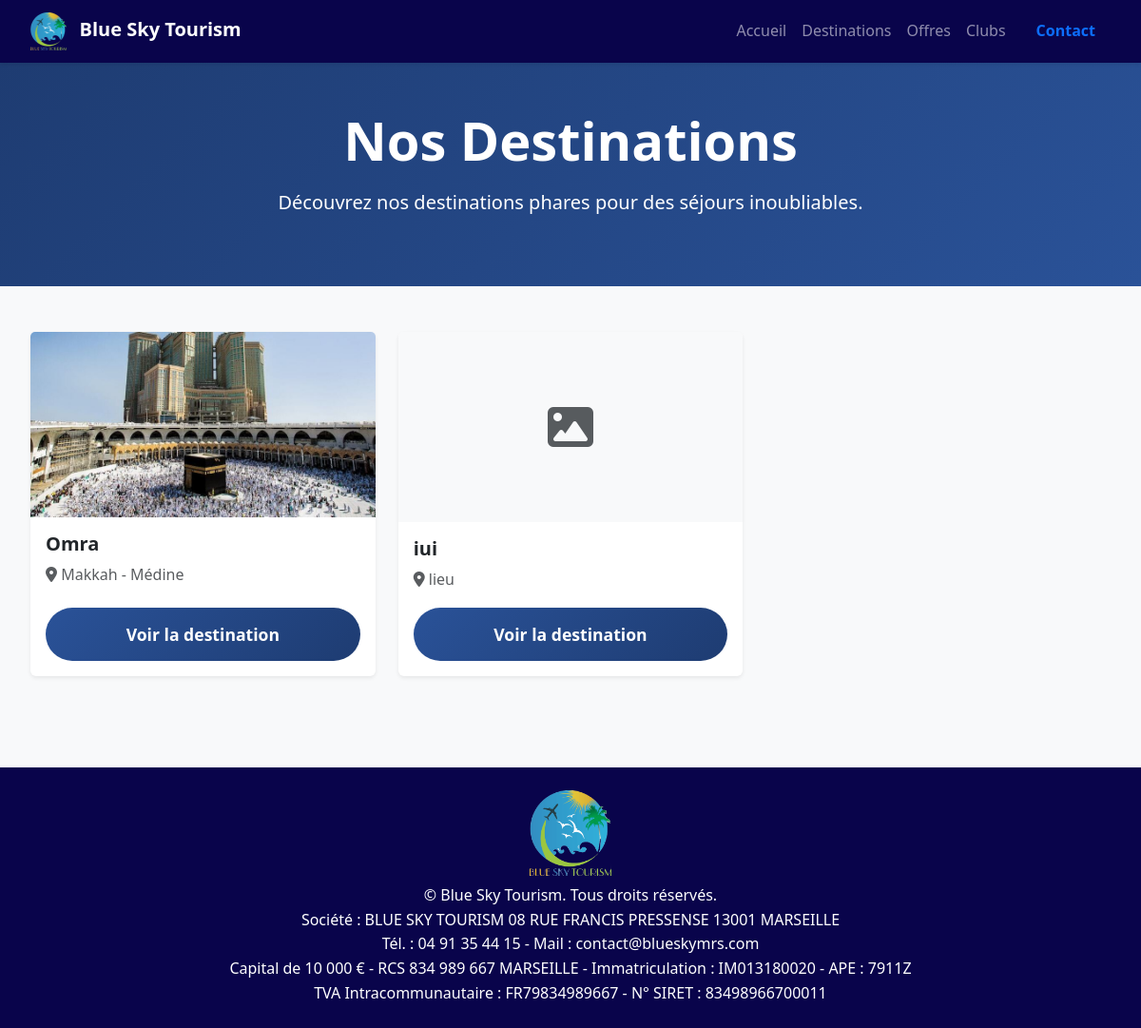
/destinations/, run on the app's committed database.
### tourism/models.py (models this page shows, shortened)
class Destination(models.Model):
    name = models.CharField(max_length=200, verbose_name="Nom de la destination")
    location = models.CharField(max_length=200, verbose_name="Lieu")
    description = models.TextField(verbose_name="Description", blank=True)  # <-- AJOUT ICI
    hotels = models.ManyToManyField('Hotel', verbose_name="Hôtels", related_name="destinations", blank=True)
    duration_days = models.IntegerField(verbose_name="Durée en jours")
    duration_nights = models.IntegerField(verbose_name="Durée en nuits")
    package_type = models.CharField(max_length=100, default="Tout inclus")
    departure_city = models.CharField(max_length=100, verbose_name="Ville de départ")
    original_price = models.DecimalField(max_digits=10, decimal_places=2, verbose_name="Prix original")
    current_price = models.DecimalField(max_digits=10, decimal_places=2, verbose_name="Prix actuel")
    image = models.ImageField(upload_to='destinations/', blank=True, null=True)
    icon_class = models.CharField(max_length=100, default="fas fa-umbrella-beach")
    is_featured = models.BooleanField(default=False, verbose_name="Destination phare")
    created_at = models.DateTimeField(auto_now_add=True)
    updated_at = models.DateTimeField(auto_now=True)
    class Meta:
        verbose_name = "Destination"
        verbose_name_plural = "Destinations"
        ordering = ['-created_at']

### tourism/views.py (the view)
# urls.py: path('destinations/', views.DestinationListView.as_view(), name='destinations'),
class DestinationListView(ListView):
    model = Destination
    template_name = 'tourism/destinations.html'
    context_object_name = 'destinations'
    paginate_by = 12
    def get_queryset(self):
        queryset = Destination.objects.all()
        destination_filter = self.request.GET.get('destination')
        if destination_filter:
            queryset = queryset.filter(location__icontains=destination_filter)
        max_price = self.request.GET.get('max_price')
        if max_price:
            try:
                queryset = queryset.filter(current_price__lte=float(max_price))
            except ValueError:
                pass
        return queryset

### templates/tourism/destinations.html (shortened to what this page needs)
{% extends 'tourism/base.html' %}
{% load static %}
{% block content %}
<section class="py-5 text-center text-white" style="background: linear-gradient(135deg, #1e3c72 0%, #2a5298 100%);">
  <div class="container">
    <h1 class="display-4 fw-bold mb-3">Nos Destinations</h1>
    <p class="lead mb-4">Découvrez nos destinations phares pour des séjours inoubliables.</p>
  </div>
</section>
<div class="container py-5">
  <div class="row g-4">
    {% for destination in destinations %}
    <div class="col-lg-4 col-md-6">
      <div class="card shadow-sm h-100">
        {% if destination.image %}
          <img src="{{ destination.image.url }}" class="card-img-top" alt="{{ destination.name }}">
        {% else %}
          <div class="card-img-top bg-light d-flex align-items-center justify-content-center" style="height: 200px;">
            <i class="fas fa-image fa-3x text-muted"></i>
          </div>
        {% endif %}
        <div class="card-body d-flex flex-column">
          <h5 class="card-title fw-bold">{{ destination.name }}</h5>
          <p class="card-text text-muted mb-2"><i class="fas fa-map-marker-alt"></i> {{ destination.location }}</p>
          <div class="mt-auto">
            <a href="{% url 'tourism:destination_detail' destination.id %}" class="btn btn-primary w-100 rounded-pill">Voir la destination</a>
          </div>
        </div>
      </div>
    </div>
    {% empty %}
    <div class="col-12">
      <div class="alert alert-info text-center">
        <h4>Aucune destination disponible</h4>
      </div>
    </div>
    {% endfor %}
  </div>
</div>
{% endblock %}

### static/tourism/css/style.css (style rules this page uses)
* { margin: 0; padding: 0; box-sizing: border-box; }
body { font-family: "Segoe UI", Tahoma, Geneva, Verdana, sans-serif; line-height: 1.6; color: #333; }
.search-btn, .btn-primary { grid-column: 1 / -1; background: linear-gradient(135deg, #ff6b35, #f7931e); color: white; border: none; padding: 15px 30px; border-radius: 8px; font-size: 1.1rem; font-weight: 600; cursor: pointer; transition: transform 0.3s, box-shadow 0.3s; text-decoration: none; display: inline-block; text-align: center; }
.container { max-width: 1200px; margin: 0 auto; padding: 0 2rem; }
.card { border: none; box-shadow: 0 2px 10px rgba(0, 0, 0, 0.1); }
.btn { border-radius: 8px; font-weight: 600; transition: all 0.3s ease; }
.btn-primary { background: linear-gradient(135deg, #2a5298, #1e3c72); border: none; }

### data on the page
Destination: image (picture), name "Omra", location "Makkah - Médine"
Destination: name "iui", location "lieu"
